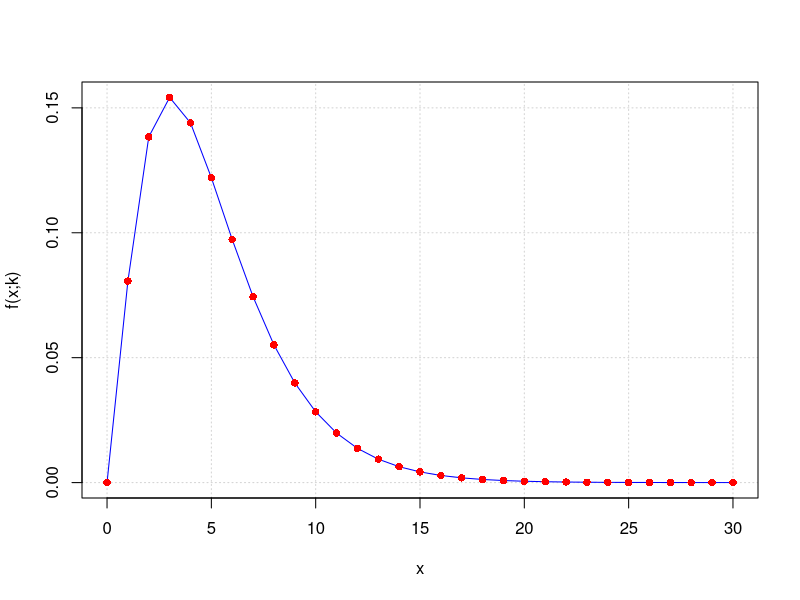
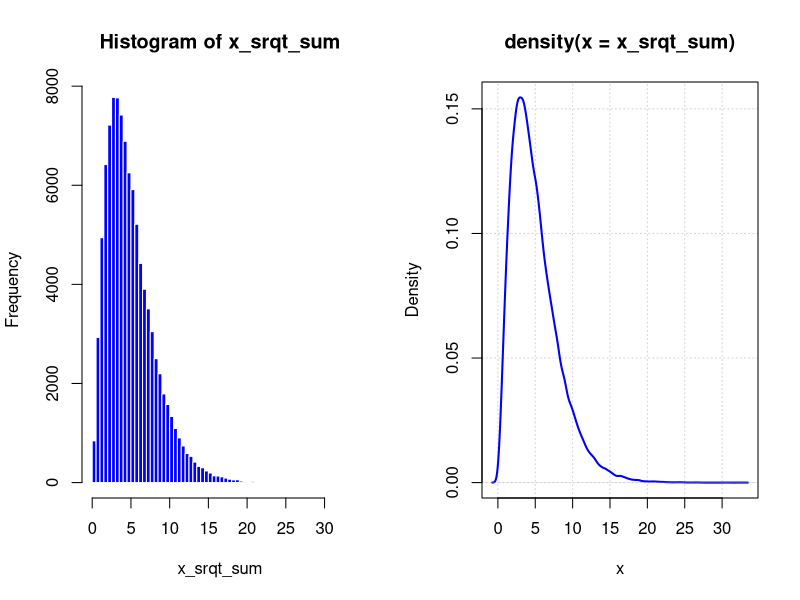
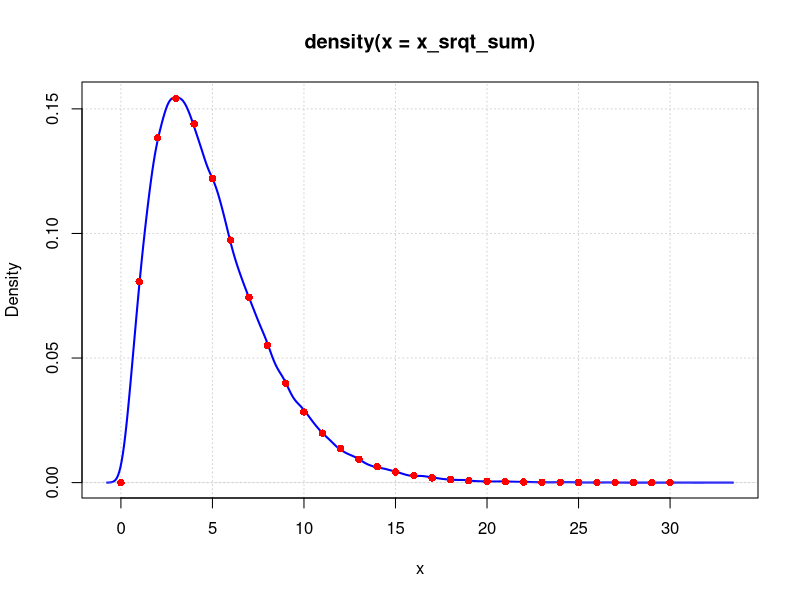
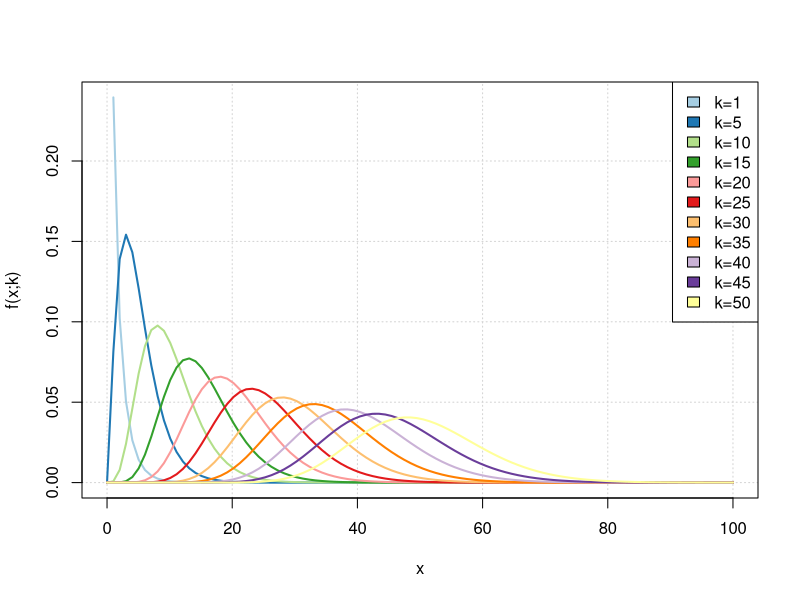

These charts were generated, in order, by the following R code:
## ---- chunk 1
k_val <- 5
x <- 0:30
denom = (2^(k_val/2)*gamma(k_val/2)) 
num = x^(k_val/2-1)*exp(-x/2)

plot(0:30, num/denom, 
     type="l",
     col="blue",
     panel.first = grid(),
     xlab="x",
     ylab="f(x;k)")
points(0:30,
       dchisq(0:30, df=k_val),
       col="red",
       lw=2,
       pch=16)
## ---- chunk 2
#-----------------------------------------------------------------------
# Using the replicate() function and the rnorm() function, create 100000 
# samples of size k_val taken from a 
# normal distribution with population mean 0 and standard deviation 1
#-----------------------------------------------------------------------
n <- 100000
x_val <- replicate(n, rnorm(5, mean = 0, sd = 1))

#-----------------------------------------------------------------------
# Using *colSums()*, compute, for each sample, the sum of the squares.
#-----------------------------------------------------------------------
x_srqt_sum <- colSums(x_val^2)
par(mfrow=c(1,2))

#-----------------------------------------------------------------------
# Draw the distribution of the obtained dataset.
#-----------------------------------------------------------------------

hist(x_srqt_sum, 
     col="blue", 
     border = "white", 
     breaks = 100)
plot(density(x_srqt_sum), 
     lwd=2, 
     col="blue", 
     panel.first=grid(),
     xlab="x")

#-----------------------------------------------------------------------
# Using the *dchisq* function, check that the obtained distribution is 
# well modeled by the $\chi^2$ distribution.
#-----------------------------------------------------------------------
par(mfrow=c(1,1))
plot(density(x_srqt_sum), 
     lwd=2, 
     col="blue", 
     panel.first=grid(),
     xlab="x")
points(0:30,
       dchisq(0:30, df=k_val),
       col="red",
       lw=2,
       pch=16)

## ---- chunk 3

## Create a color palette
if(!require(RColorBrewer)) install.packages('RColorBrewer')
color_pal <- brewer.pal(11, name = "Paired")


## Compute and draw density diagram of Chi-squared Distribution
# The values taken by k will be successively 1,5,15...50
k_val <- c(1, seq(5, 50, by=5))

# Draw a Chi-squared Distribution for k = 1
xlim <- c(0,100)
i = 1
plot(seq(xlim[1], xlim[2], length.out = 100), 
     dchisq(k_val[i], x=seq(xlim[1], xlim[2], length.out = 100)), 
     type="l", col= color_pal[i], 
     panel.first = grid(),
     lwd=2,
     xlab="x",
     ylab="f(x;k)"
     )

for(i in 2:length(k_val)){
  points(seq(xlim[1], xlim[2], length.out = 100), 
         dchisq(k_val[i], x=seq(xlim[1], xlim[2], length.out = 100)), 
         type="l", 
         col= color_pal[i],
         lwd=2)
}

legend("topright", 
       legend=paste("k=", k_val, sep=""), 
       fill=color_pal)
## ---- chunk 4
y <- c(11, 15, 16, 17, 18, 23)
names(y) <- 1:6
## ---- chunk 5
## Create a vector containing the probability associated with each face of a fair dice. 
prob <- rep(1/6, 6)

## Create a vector containing the probability associated with each face of a fair dice. 
expected <- prob * 100

## Compute the $\chi^2$ statistics
chi_stat <- sum((y - expected)^2/expected)

## Compute the p-value for the associated $\chi^2$ statistics
pchisq(q=chi_stat, df=length(y)-1, lower.tail = FALSE)

## Check that the same p-value is obtained using chisq.test()
chi_test_res <- chisq.test(x=y, p=prob)
print(chi_test_res)
is(chi_test_res)
names(chi_test_res)
chi_test_res$p.value

## Conclude
# The observed sample frequencies do not differ significantly 
# from the expected frequencies of fair dice. 
## ---- chunk 6
y <- c(30, 43, 17, 8, 2)
names(y) <- c("0", "1", "2", "3", "4")
## ---- chunk 7
## Compute the expected mean of the modeled Poisson distribution
mu <- sum(0:4*y/100)

## What is the probability of observing 0,1...4,>4 under a Poisson model with lambda=mu
prob <- c(dpois(0:4, lambda = mu), 1-sum(dpois(0:4, lambda = mu))) 
# or
prob <- c(dpois(0:4, lambda = mu), ppois(q=4, lambda = mu, lower.tail = FALSE)) 

## What is the expected number of observation in each class under the same Poisson model ?

expected <- prob*100

## Compute the chi-squared statistics.

chi_stat <- sum((c(y,0)-expected)^2/expected)

## Compute the p-value for the associated chi-squared statistics.
pchisq(q=chi_stat, df=length(c(y,0))-2, lower.tail = FALSE)

## Conclude
# The observed sample frequencies do not differ significantly 
# from the expected frequencies of a Poisson model with lambda = mu
